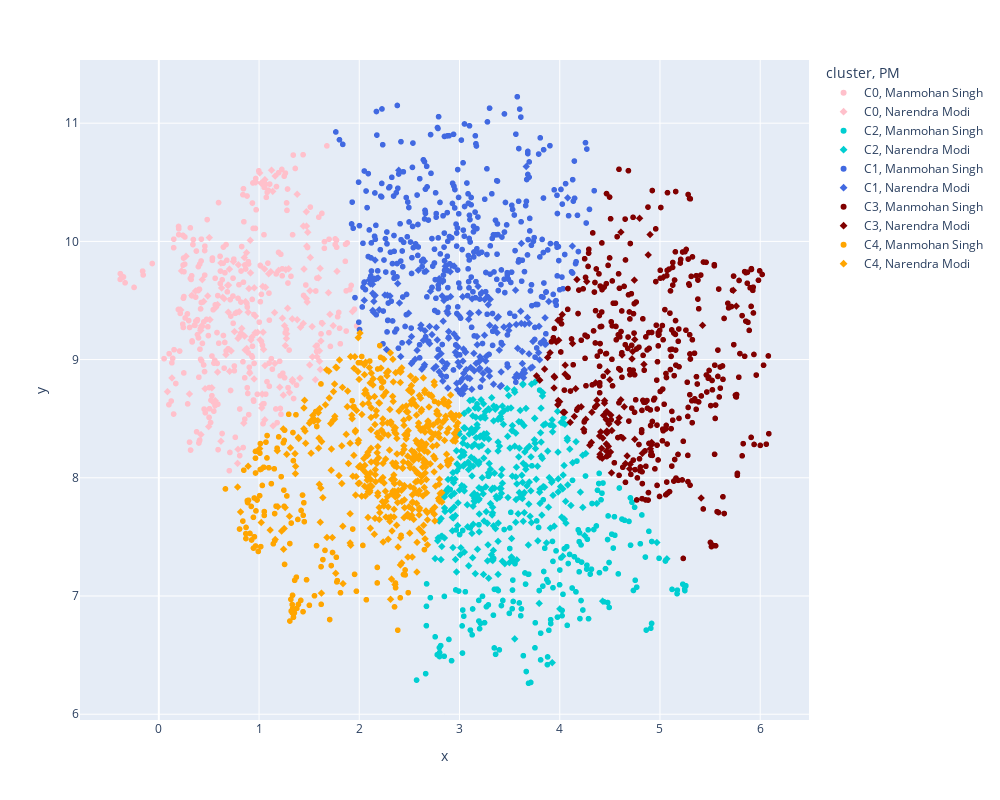

Here is the notebook cell this chart was saved with:
### Markdown cell above
## Plot the clusters

### Code cell
# Create a 3D scatter plot using Plotly Express
fig_1 = px.scatter(
    df_dim_date,  # DataFrame containing the data
    x='x',          # Column name for the x-axis values
    y='y',          # Column name for the y-axis values
    color='cluster',     # Column name for assigning colors based on cluster
    hover_data='index',  # Column name for additional information on hover
    size_max=10,         # Maximum size of the markers
    symbol = 'PM',
    color_discrete_map = {'C0':'pink', 'C1':'royalblue', 'C2':'darkturquoise', 'C3':'maroon', 'C4': 'orange'}          
)

# Customize the layout of the figure
fig_1.update_layout(
    height=800,  # Set the height of the figure
    width=1000   # Set the width of the figure
)

# Display the plot
fig_1.show()

### Figure 1 — Plotly figure (JSON) as saved in the notebook; plotly's stock layout.template omitted (floating-point values rounded to 4 significant figures; data arrays with more than 128 entries replaced by an {"elided": "..."} marker saying what was removed)
{"data": [{"customdata": {"elided": "288x1 str values"}, "hovertemplate": "cluster=C0<br>PM=Manmohan Singh<br>x=%{x}<br>y=%{y}<br>index=%{customdata[0]}<extra></extra>", "legendgroup": "C0, Manmohan Singh", "marker": {"color": "pink", "symbol": "circle"}, "mode": "markers", "name": "C0, Manmohan Singh", "showlegend": true, "type": "scattergl", "x": {"elided": "288 float values"}, "xaxis": "x", "y": {"elided": "288 float values"}, "yaxis": "y"}, {"customdata": {"elided": "137x1 str values"}, "hovertemplate": "cluster=C0<br>PM=Narendra Modi<br>x=%{x}<br>y=%{y}<br>index=%{customdata[0]}<extra></extra>", "legendgroup": "C0, Narendra Modi", "marker": {"color": "pink", "symbol": "diamond"}, "mode": "markers", "name": "C0, Narendra Modi", "showlegend": true, "type": "scattergl", "x": {"elided": "137 float values"}, "xaxis": "x", "y": {"elided": "137 float values"}, "yaxis": "y"}, {"customdata": {"elided": "184x1 str values"}, "hovertemplate": "cluster=C2<br>PM=Manmohan Singh<br>x=%{x}<br>y=%{y}<br>index=%{customdata[0]}<extra></extra>", "legendgroup": "C2, Manmohan Singh", "marker": {"color": "darkturquoise", "symbol": "circle"}, "mode": "markers", "name": "C2, Manmohan Singh", "showlegend": true, "type": "scattergl", "x": {"elided": "184 float values"}, "xaxis": "x", "y": {"elided": "184 float values"}, "yaxis": "y"}, {"customdata": {"elided": "320x1 str values"}, "hovertemplate": "cluster=C2<br>PM=Narendra Modi<br>x=%{x}<br>y=%{y}<br>index=%{customdata[0]}<extra></extra>", "legendgroup": "C2, Narendra Modi", "marker": {"color": "darkturquoise", "symbol": "diamond"}, "mode": "markers", "name": "C2, Narendra Modi", "showlegend": true, "type": "scattergl", "x": {"elided": "320 float values"}, "xaxis": "x", "y": {"elided": "320 float values"}, "yaxis": "y"}, {"customdata": {"elided": "384x1 str values"}, "hovertemplate": "cluster=C1<br>PM=Manmohan Singh<br>x=%{x}<br>y=%{y}<br>index=%{customdata[0]}<extra></extra>", "legendgroup": "C1, Manmohan Singh", "marker": {"color": "royalblue", "symbol": "circle"}, "mode": "markers", "name": "C1, Manmohan Singh", "showlegend": true, "type": "scattergl", "x": {"elided": "384 float values"}, "xaxis": "x", "y": {"elided": "384 float values"}, "yaxis": "y"}, {"customdata": {"elided": "181x1 str values"}, "hovertemplate": "cluster=C1<br>PM=Narendra Modi<br>x=%{x}<br>y=%{y}<br>index=%{customdata[0]}<extra></extra>", "legendgroup": "C1, Narendra Modi", "marker": {"color": "royalblue", "symbol": "diamond"}, "mode": "markers", "name": "C1, Narendra Modi", "showlegend": true, "type": "scattergl", "x": {"elided": "181 float values"}, "xaxis": "x", "y": {"elided": "181 float values"}, "yaxis": "y"}, {"customdata": {"elided": "363x1 str values"}, "hovertemplate": "cluster=C3<br>PM=Manmohan Singh<br>x=%{x}<br>y=%{y}<br>index=%{customdata[0]}<extra></extra>", "legendgroup": "C3, Manmohan Singh", "marker": {"color": "maroon", "symbol": "circle"}, "mode": "markers", "name": "C3, Manmohan Singh", "showlegend": true, "type": "scattergl", "x": {"elided": "363 float values"}, "xaxis": "x", "y": {"elided": "363 float values"}, "yaxis": "y"}, {"customdata": [["NMS3"], ["NMS8"], ["NMS22"], ["NMS39"], ["NMS46"], ["NMS54"], ["NMS55"], ["NMS56"], ["NMS57"], ["NMS65"], ["NMS81"], ["NMS85"], ["NMS86"], ["NMS89"], ["NMS91"], ["NMS118"], ["NMS120"], ["NMS123"], ["NMS128"], ["NMS130"], ["NMS131"], ["NMS136"], ["NMS137"], ["NMS172"], ["NMS182"], ["NMS183"], ["NMS188"], ["NMS190"], ["NMS200"], ["NMS203"], ["NMS210"], ["NMS213"], ["NMS214"], ["NMS221"], ["NMS230"], ["NMS233"], ["NMS234"], ["NMS241"], ["NMS243"], ["NMS244"], ["NMS246"], ["NMS247"], ["NMS261"], ["NMS267"], ["NMS275"], ["NMS298"], ["NMS303"], ["NMS311"], ["NMS318"], ["NMS319"], ["NMS321"], ["NMS332"], ["NMS344"], ["NMS364"], ["NMS374"], ["NMS379"], ["NMS408"], ["NMS409"], ["NMS439"], ["NMS449"], ["NMS481"], ["NMS489"], ["NMS505"], ["NMS515"], ["NMS518"], ["NMS534"], ["NMS544"], ["NMS547"], ["NMS556"], ["NMS589"], ["NMS601"], ["NMS604"], ["NMS605"], ["NMS610"], ["NMS624"], ["NMS631"], ["NMS654"], ["NMS671"], ["NMS682"], ["NMS696"], ["NMS723"], ["NMS751"], ["NMS788"], ["NMS841"], ["NMS878"], ["NMS984"], ["NMS985"], ["NMS1030"], ["NMS1048"], ["NMS1081"], ["NMS1094"]], "hovertemplate": "cluster=C3<br>PM=Narendra Modi<br>x=%{x}<br>y=%{y}<br>index=%{customdata[0]}<extra></extra>", "legendgroup": "C3, Narendra Modi", "marker": {"color": "maroon", "symbol": "diamond"}, "mode": "markers", "name": "C3, Narendra Modi", "showlegend": true, "type": "scattergl", "x": [4.239, 3.986, 4.269, 4.358, 4.184, 4.419, 4.418, 4.447, 4.054, 3.943, 4.728, 4.172, 4.26, 4.84, 4.005, 4.053, 5.762, 4.035, 4.47, 4.467, 4.425, 4.583, 3.998, 4.5, 4.397, 4.159, 4.464, 5.425, 4.104, 4.703, 4.61, 5.411, 4.748, 4.917, 4.402, 4.644, 3.949, 3.8, 3.849, 3.983, 4.47, 4.3, 4.622, 4.485, 4.824, 4.697, 4.52, 5.034, 3.981, 4.32, 4.466, 4.507, 4.4, 4.472, 4.316, 4.904, 4.429, 4.593, 4.128, 4.025, 4.721, 4.371, 3.769, 3.904, 4.883, 3.945, 4.509, 4.409, 4.609, 3.879, 4.901, 4.447, 4.748, 3.989, 4.146, 4.048, 4.371, 4.49, 3.966, 4.631, 4.465, 4.475, 4.437, 4.214, 4.574, 4.672, 4.516, 4.797, 4.745, 4.656, 5.732], "xaxis": "x", "y": [8.411, 8.654, 9.66, 8.804, 8.593, 8.17, 8.249, 8.653, 8.953, 8.76, 9.069, 9.677, 8.495, 8.96, 9.339, 8.877, 9.452, 8.554, 8.395, 8.559, 8.166, 8.468, 8.644, 8.829, 8.354, 8.754, 8.492, 9.29, 8.469, 8.115, 10.08, 7.829, 9.17, 8.299, 8.199, 8.601, 8.85, 8.826, 8.92, 9.332, 8.379, 8.276, 9.039, 8.266, 8.207, 8.076, 8.4, 9.697, 8.617, 8.554, 8.225, 8.218, 8.176, 8.559, 8.299, 8.246, 8.336, 8.508, 9.136, 9.381, 9.006, 8.656, 8.862, 9.058, 9.886, 8.858, 8.53, 8.388, 8.66, 9.018, 10.06, 8.631, 8.326, 9.164, 8.519, 8.554, 8.616, 8.456, 9.15, 8.335, 8.287, 8.898, 8.528, 8.6, 8.47, 8.185, 8.042, 10.2, 9.672, 8.121, 9.586], "yaxis": "y"}, {"customdata": {"elided": "132x1 str values"}, "hovertemplate": "cluster=C4<br>PM=Manmohan Singh<br>x=%{x}<br>y=%{y}<br>index=%{customdata[0]}<extra></extra>", "legendgroup": "C4, Manmohan Singh", "marker": {"color": "orange", "symbol": "circle"}, "mode": "markers", "name": "C4, Manmohan Singh", "showlegend": true, "type": "scattergl", "x": {"elided": "132 float values"}, "xaxis": "x", "y": {"elided": "132 float values"}, "yaxis": "y"}, {"customdata": {"elided": "453x1 str values"}, "hovertemplate": "cluster=C4<br>PM=Narendra Modi<br>x=%{x}<br>y=%{y}<br>index=%{customdata[0]}<extra></extra>", "legendgroup": "C4, Narendra Modi", "marker": {"color": "orange", "symbol": "diamond"}, "mode": "markers", "name": "C4, Narendra Modi", "showlegend": true, "type": "scattergl", "x": {"elided": "453 float values"}, "xaxis": "x", "y": {"elided": "453 float values"}, "yaxis": "y"}], "layout": {"height": 800, "legend": {"title": {"text": "cluster, PM"}, "tracegroupgap": 0}, "margin": {"t": 60}, "width": 1000, "xaxis": {"anchor": "y", "domain": [0, 1], "title": {"text": "x"}}, "yaxis": {"anchor": "x", "domain": [0, 1], "title": {"text": "y"}}}}
